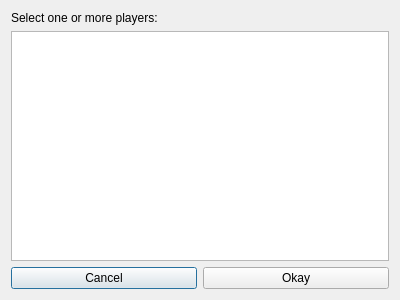
<?xml version="1.0" encoding="UTF-8"?>
<ui version="4.0">
 <class>DlgSelectPlayer</class>
 <widget class="QDialog" name="DlgSelectPlayer">
  <property name="geometry">
   <rect>
    <x>0</x>
    <y>0</y>
    <width>400</width>
    <height>300</height>
   </rect>
  </property>
  <property name="windowTitle">
   <string>Select players</string>
  </property>
  <layout class="QVBoxLayout" name="verticalLayout_2">
   <item>
    <layout class="QVBoxLayout" name="verticalLayout">
     <item>
      <widget class="QLabel" name="label">
       <property name="text">
        <string>Select one or more players:</string>
       </property>
      </widget>
     </item>
     <item>
      <widget class="QListWidget" name="lwPlayers">
       <property name="selectionMode">
        <enum>QAbstractItemView::ExtendedSelection</enum>
       </property>
      </widget>
     </item>
     <item>
      <layout class="QHBoxLayout" name="horizontalLayout">
       <item>
        <widget class="QPushButton" name="btnCancel">
         <property name="text">
          <string>Cancel</string>
         </property>
        </widget>
       </item>
       <item>
        <widget class="QPushButton" name="btnOkay">
         <property name="text">
          <string>Okay</string>
         </property>
        </widget>
       </item>
      </layout>
     </item>
    </layout>
   </item>
  </layout>
 </widget>
 <resources/>
 <connections>
  <connection>
   <sender>btnOkay</sender>
   <signal>clicked()</signal>
   <receiver>DlgSelectPlayer</receiver>
   <slot>accept()</slot>
   <hints>
    <hint type="sourcelabel">
     <x>295</x>
     <y>277</y>
    </hint>
    <hint type="destinationlabel">
     <x>199</x>
     <y>149</y>
    </hint>
   </hints>
  </connection>
  <connection>
   <sender>btnCancel</sender>
   <signal>clicked()</signal>
   <receiver>DlgSelectPlayer</receiver>
   <slot>reject()</slot>
   <hints>
    <hint type="sourcelabel">
     <x>103</x>
     <y>277</y>
    </hint>
    <hint type="destinationlabel">
     <x>199</x>
     <y>149</y>
    </hint>
   </hints>
  </connection>
  <connection>
   <sender>lwPlayers</sender>
   <signal>itemSelectionChanged()</signal>
   <receiver>DlgSelectPlayer</receiver>
   <slot>onItemSelectionChanged()</slot>
   <hints>
    <hint type="sourcelabel">
     <x>199</x>
     <y>144</y>
    </hint>
    <hint type="destinationlabel">
     <x>199</x>
     <y>149</y>
    </hint>
   </hints>
  </connection>
  <connection>
   <sender>lwPlayers</sender>
   <signal>itemDoubleClicked(QListWidgetItem*)</signal>
   <receiver>DlgSelectPlayer</receiver>
   <slot>onItemDoubleClicked(QListWidgetItem*)</slot>
   <hints>
    <hint type="sourcelabel">
     <x>199</x>
     <y>144</y>
    </hint>
    <hint type="destinationlabel">
     <x>199</x>
     <y>149</y>
    </hint>
   </hints>
  </connection>
 </connections>
 <slots>
  <slot>onItemSelectionChanged()</slot>
  <slot>onItemDoubleClicked(QListWidgetItem*)</slot>
 </slots>
</ui>
